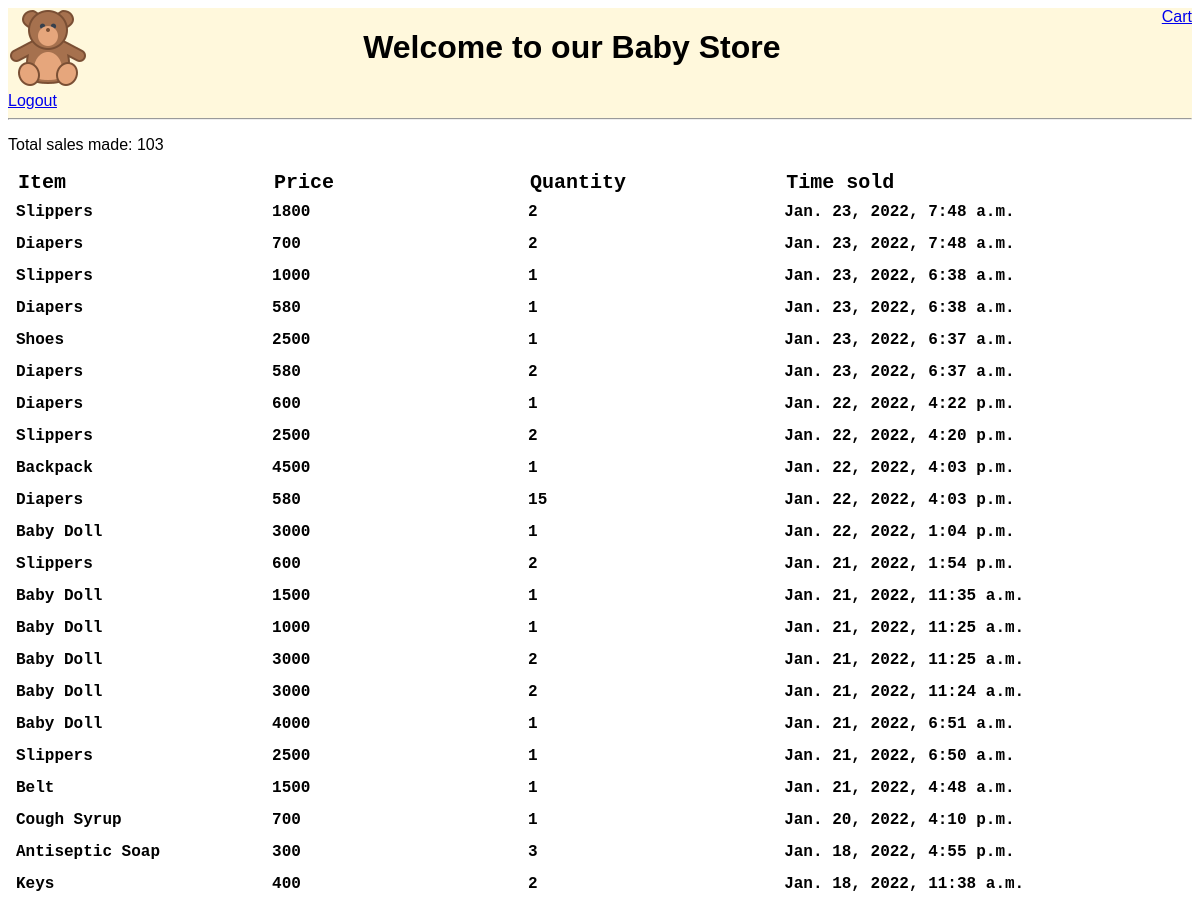
The app's page /sales/all_sales (signed in, upper part), older data.
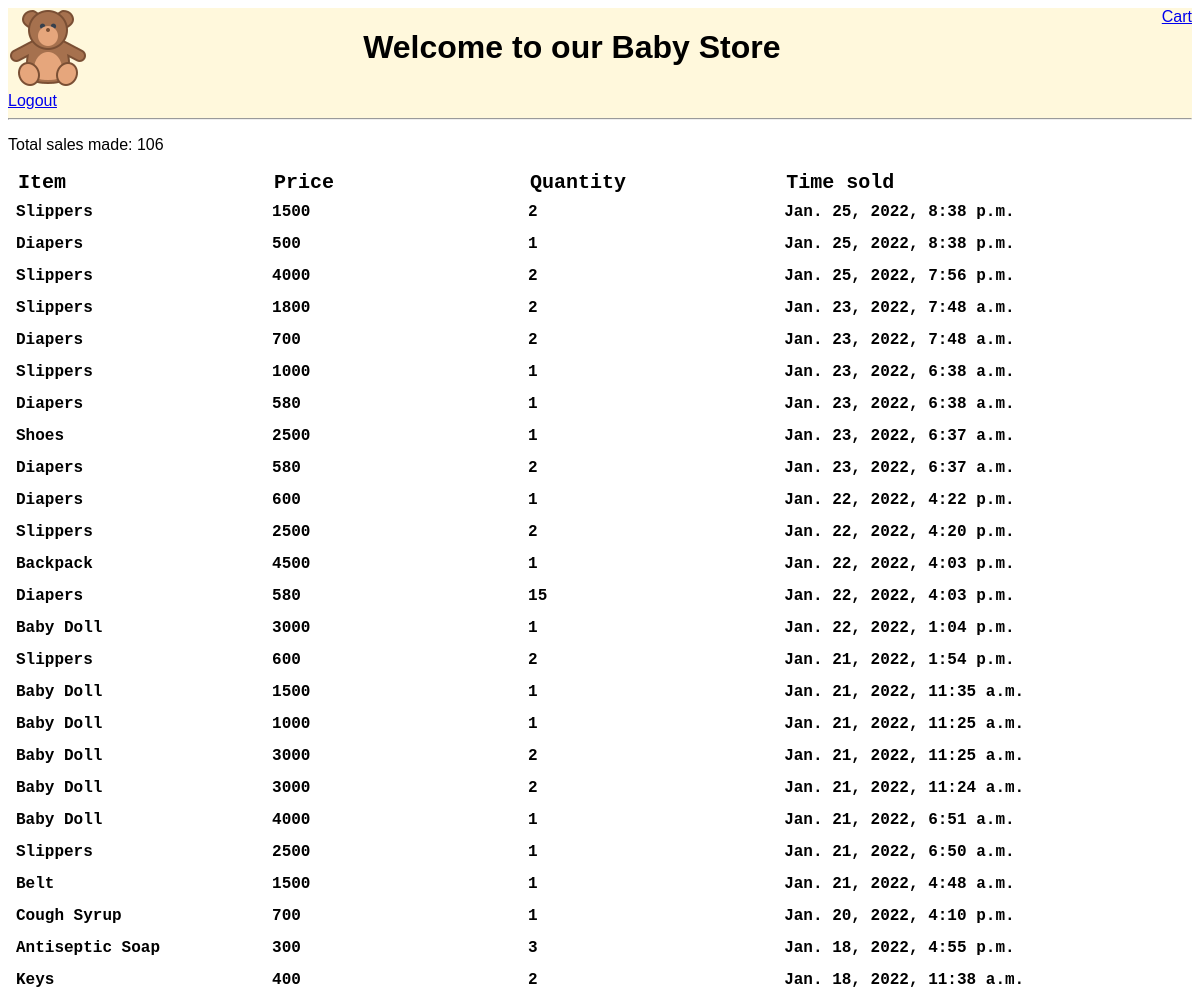
The same page, newer data.
### app/models.py (models this page shows, shortened)
class Sale(models.Model):
    item = models.ForeignKey(Item, on_delete=models.CASCADE)
    price = models.IntegerField(blank=True)
    quantity = models.IntegerField(blank=True)
    time_sold = models.DateTimeField(auto_now=True)
    class Meta:
        ordering = ['-time_sold']

class Item(models.Model):
    department = models.ForeignKey(Department, on_delete=CASCADE)
    brand = models.CharField(max_length=200, blank=True)
    name = models.CharField(max_length=200, unique=True)
    price = models.IntegerField(null=False)
    dozen_price = models.IntegerField(blank=True, null=True)
    quantity = models.IntegerField(default=0)
    time_added = models.DateTimeField(default=datetime.now, blank=True)
    updated = models.DateTimeField(null=True, blank=True)
    class Meta:
        ordering = ['-quantity', '-price']
    def __str__(self):
        return self.name

### app/views.py (the view)
# urls.py: path('sales/all_sales', views.view_all_sales, name='view_all_sales'),
def view_all_sales(request):
    if request.user.is_superuser or request.user.is_staff:
        all_sales = Sale.objects.all()
        context = {"sales": all_sales}
        return render(request, 'app/view_all_sales.html', context)

### app/templates/app/view_all_sales.html (shortened to what this page needs)
{% extends 'main.html' %}
{% block content %}
{% if request.user.is_authenticated %}
<div class="results">
    <table id="result_list">
        <thead>
            {% if sales %}
            <tr>
                <th scope="col" class="sortable column-item">
                    <div class="text">Item</div>
                </th>
                <th scope="col" class="sortable column-price">
                    <div class="text">Price</div>
                </th>
                <th scope="col" class="sortable column-quantity">
                    <div class="text">Quantity</div>
                </th>
                <th scope="col" class="sortable column-time_sold sorted descending">
                    <div class="text">Time sold</div>
                </th>
            </tr>
        </thead>
        <tbody>
            {%for sale in sales%}
            <tr>
                <th class="field-item nowrap" style="font-weight: 650;">{{sale.item|title}}</th>
                <td class="field-price">{{sale.price}}</td>
                <td class="field-quantity">{{sale.quantity}}</td>
                <td class="field-time_sold nowrap">{{sale.time_sold}}</td>
            </tr>
            {% endfor %}
            <p>Total sales made: {{sales.count}}</p>
        </tbody>
    </table>
    {% endif %}
</div>
{% endif %}
{% endblock content %}

### templates/main.html (shortened to what this page needs)
<!DOCTYPE html>
<html>
<head>
</head>
<body class="body">
{% include 'navbar.html' %}
{% block content %}
{% endblock %}
</body>
</html>

### templates/navbar.html (shortened to what this page needs)
{% load static %}
<div style="background-color: cornsilk;">
    <div class="navbar">
        <div><a href="{% url 'home' %}"><img src="{% static 'images/teddy-bear.png' %}" alt="Navbar img"/></a></div>
        <div style="text-align: left;"><h1>Welcome to our Baby Store</h1></div>
        <div style="text-align: right;"><a href="{% url 'cart' %}">Cart</a></div>
    </div>
    {% if not user.is_authenticated%}
    <div>
        <a href="{% url 'login' %}">Login</a>
    </div>
    {% else %}
    <div>
        <a href="{% url 'logout' %}">Logout</a>
    </div>
    {% endif %}
    <hr>
</div>

### templates/navbar.html (style rules this page uses)
.navbar { display: grid; grid-template-columns: 1.5fr 2.5fr 1fr; }

### templates/main.html (style rules this page uses)
body { font-size: medium; font-style: normal; font-family: 'Trebuchet MS', 'Lucida Sans Unicode', 'Lucida Grande', 'Lucida Sans', Arial, sans-serif; }

### app/templates/app/view_all_sales.html (style rules this page uses)
table { border-collapse: collapse; }
tr { font-family: "Bitstream Vera Sans Mono", monaco, "Courier New", Courier, monospace; font-size: 14px; font-weight: bold; font-style: normal; display: grid; text-align: left; grid-template-columns: 1fr 1fr 1fr 1fr; max-width: 100%; }
td, th { font-size: 16px; line-height: 16px; border-bottom: 1px solid var(--hairline-color); vertical-align: top; padding: 8px; }
th { font-weight: 700; text-align: left; }
thead th, tfoot td { color: var(--body-quiet-color); padding: 5px 10px; font-size: 20px; background: var(--body-bg); border: none; border-top: 1px solid var(--hairline-color); border-bottom: 1px solid var(--hairline-color); }
tr:nth-child(odd), .row-form-errors { background: var(--body-bg); }
tr:nth-child(even), tr:nth-child(even) .errorlist, tr:nth-child(odd)+.row-form-errors, tr:nth-child(odd)+.row-form-errors .errorlist { background: var(--darkened-bg); }

Row changes from the older to the newer data that the page shows:
added Sale: item "Slippers", price "1500", quantity "2", time_sold "Jan. 25, 2022, 8:38 p.m."
added Sale: item "Diapers", price "500", quantity "1", time_sold "Jan. 25, 2022, 8:38 p.m."
added Sale: item "Slippers", price "4000", quantity "2", time_sold "Jan. 25, 2022, 7:56 p.m."
Text that changed along with them:
{{ sales.count }}: "103" → "106"
